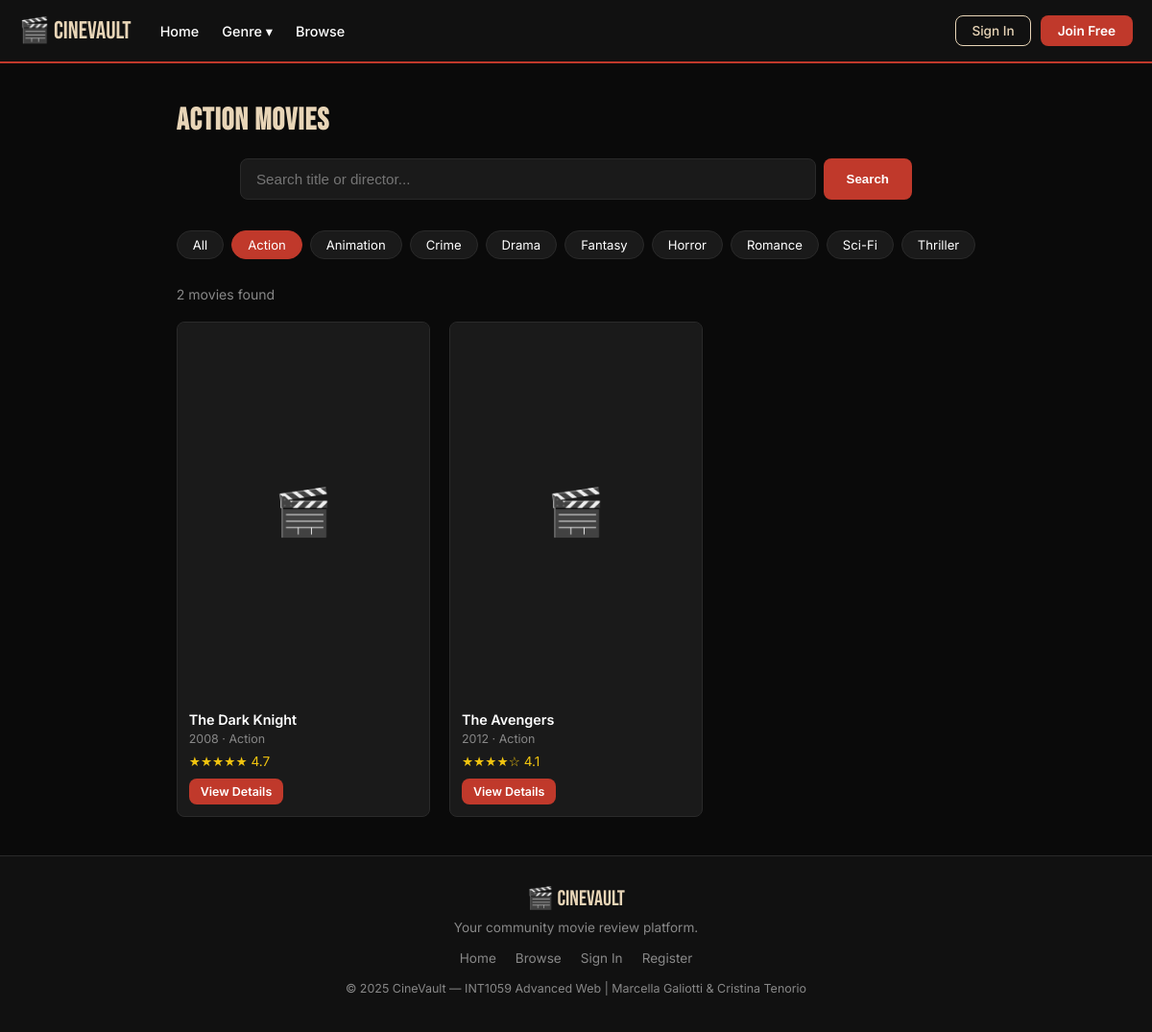
The page /pages/search.php?genre=Action on the database its author committed.
### tables this page shows
CREATE TABLE movies (
    id INT AUTO_INCREMENT PRIMARY KEY,
    title VARCHAR(150) NOT NULL,
    year INT,
    genre VARCHAR(100),
    director VARCHAR(100),
    cast_members VARCHAR(255),
    description TEXT,
    poster_url VARCHAR(500),
    duration_min INT,
    rating_avg DECIMAL(3,1) DEFAULT 0,
    created_at TIMESTAMP DEFAULT CURRENT_TIMESTAMP
);

### pages/search.php (the view, shortened to what this page needs)
<?php
require_once '../includes/db.php';
$q = trim($_GET['q'] ?? '');
$genre = trim($_GET['genre'] ?? '');
$where = [];
if ($genre) $where[] = "genre = '" . mysqli_real_escape_string($conn, $genre) . "'";
$sql = "SELECT * FROM movies" . ($where ? " WHERE " . implode(" AND ", $where) : "") . " ORDER BY rating_avg DESC";
$results = mysqli_query($conn, $sql);
$count = mysqli_num_rows($results);
?>
<?php include '../includes/header.php'; ?>
<div class="section">
    <h1 style="color:var(--beige);margin-bottom:20px;">
        <?= $genre ? htmlspecialchars($genre) . ' Movies' : ($q ? 'Results for "' . htmlspecialchars($q) . '"' : 'Browse All Movies') ?>
    </h1>
    <form class="search-bar-wrap" action="search.php" method="GET">
        <input type="text" name="q" placeholder="Search title or director..." value="<?= htmlspecialchars($q) ?>">
        <button type="submit">Search</button>
    </form>
    <div class="genre-pills" style="margin-bottom:28px;">
        <a href="search.php" class="genre-pill <?= !$genre ? 'active' : '' ?>">All</a>
        <?php foreach ($genres as $g): ?>
            <a href="search.php?genre=<?= urlencode($g) ?>" class="genre-pill <?= $genre === $g ? 'active' : '' ?>"><?= $g ?></a>
        <?php endforeach; ?>
    </div>
    <p style="color:var(--muted);margin-bottom:20px;font-size:0.88rem;"><?= $count ?> movie<?= $count !== 1 ? 's' : '' ?> found</p>
    <?php if ($count === 0): ?>
        <div class="empty-state">
            <div class="empty-icon">🎬</div>
            <h3>No movies found</h3>
            <p>Try a different search or genre.</p>
        </div>
    <?php else: ?>
        <div class="movies-grid">
            <?php while ($movie = mysqli_fetch_assoc($results)): ?>
                <div class="movie-card">
                    <?php if ($movie['poster_url']): ?>
                        <div style="display:none;width:100%;aspect-ratio:2/3;background:#1a1a1a;align-items:center;justify-content:center;font-size:3rem;">🎬</div>
                    <?php else: ?>
                        <div style="width:100%;aspect-ratio:2/3;background:#1a1a1a;display:flex;align-items:center;justify-content:center;font-size:3rem;">🎬</div>
                    <?php endif; ?>
                    <div class="movie-card-body">
                        <div class="movie-card-title"><?= htmlspecialchars($movie['title']) ?></div>
                        <div class="movie-card-meta"><?= $movie['year'] ?> · <?= htmlspecialchars($movie['genre']) ?></div>
                        <div class="movie-card-rating">
                            <?php $r = round($movie['rating_avg']); echo str_repeat('★', $r) . str_repeat('☆', 5-$r) . ' ' . number_format($movie['rating_avg'],1); ?>
                        </div>
                        <a href="movie.php?id=<?= $movie['id'] ?>" class="btn-primary">View Details</a>
                    </div>
                </div>
            <?php endwhile; ?>
        </div>
    <?php endif; ?>
</div>
<?php include '../includes/footer.php'; ?>

### css/style.css (style rules this page uses)
*, *::before, *::after { box-sizing: border-box; margin: 0; padding: 0; }
:root { --black: #0a0a0a; --dark: #111111; --card-bg: #1a1a1a; --red: #c0392b; --red-hover: #e74c3c; --beige: #e8d5b7; --beige-dark: #c9b89a; --white: #ffffff; --muted: #888888; --border: #2a2a2a; --radius: 8px; --shadow: 0 4px 20px rgba(0,0,0,0.5); }
body { font-family: 'Inter', sans-serif; background: var(--black); color: var(--white); min-height: 100vh; display: flex; flex-direction: column; }
h1, h2, h3 { font-family: 'Bebas Neue', sans-serif; letter-spacing: 1px; }
a { color: inherit; text-decoration: none; }
.btn-primary { background: var(--red); color: var(--white); padding: 8px 18px; border-radius: var(--radius); font-size: 0.85rem; font-weight: 600; border: none; cursor: pointer; transition: background 0.2s; display: inline-block; }
.search-bar-wrap { max-width: 700px; margin: 0 auto 32px; display: flex; gap: 8px; }
.search-bar-wrap input { flex: 1; padding: 12px 16px; background: var(--card-bg); border: 1px solid var(--border); border-radius: var(--radius); color: var(--white); font-size: 0.95rem; }
.search-bar-wrap button { background: var(--red); color: var(--white); border: none; padding: 12px 24px; border-radius: var(--radius); font-weight: 600; cursor: pointer; transition: background 0.2s; }
.genre-pills { display: flex; flex-wrap: wrap; gap: 8px; justify-content: center; margin-bottom: 32px; }
.genre-pill { padding: 6px 16px; border-radius: 20px; border: 1px solid var(--border); background: var(--card-bg); color: var(--white); font-size: 0.82rem; cursor: pointer; transition: all 0.2s; text-decoration: none; }
.genre-pill:hover, .genre-pill.active { background: var(--red); border-color: var(--red); }
.section { max-width: 1200px; margin: 0 auto; padding: 40px 20px; }
.movies-grid { display: grid; grid-template-columns: repeat(auto-fill, minmax(200px, 1fr)); gap: 20px; }
.movie-card { background: var(--card-bg); border-radius: var(--radius); overflow: hidden; transition: transform 0.2s, box-shadow 0.2s; border: 1px solid var(--border); }
.movie-card-body { padding: 12px; }
.movie-card-title { font-size: 0.9rem; font-weight: 600; margin-bottom: 4px; white-space: nowrap; overflow: hidden; text-overflow: ellipsis; }
.movie-card-meta { font-size: 0.78rem; color: var(--muted); margin-bottom: 8px; }
.movie-card-rating { color: #f1c40f; font-size: 0.85rem; margin-bottom: 10px; }
.movie-card a.btn-primary { font-size: 0.78rem; padding: 6px 12px; }

### rows shown on the page
movies: title "The Dark Knight", year "2008", genre "Action", rating_avg "★★★★★", rating_avg "4.7"
movies: title "The Avengers", year "2012", genre "Action", rating_avg "★★★★", rating_avg "☆", rating_avg "4.1"

### other values the page prints
$genre "Action"
$g "Action"
$g "Animation"
$g "Crime"
$g "Drama"
$g "Fantasy"
$g "Horror"
$g "Romance"
$g "Sci-Fi"
$g "Thriller"
$count "2"
